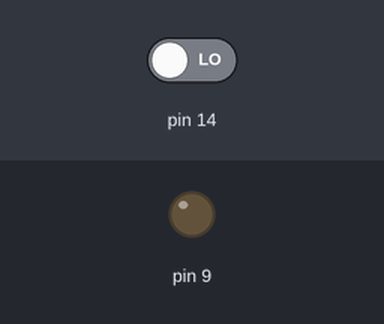
A sketch run on a simulated Arduino Uno, built with avr-gcc and run on an emulated ATmega328P. Parts: output pins drawn as LEDs (lit = HIGH). The inputs (shaded band) are chosen by the test bench; at power-on: pin 14 LOW.

Above: at 1.2 s.
1.3 s: pin 14 driven HIGH
At 2.0 s:
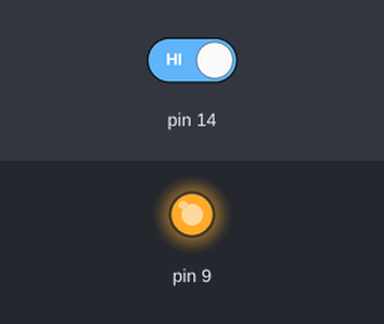
Timing chart, 0 to 4.3 s (numbered marks = the images above; inputs shaded):
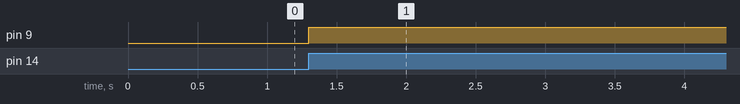

The sketch:

stateBaseAlarm.ino
```cpp
// Code for App: StateBasedAlarm
// Pin Allocation for StateBasedAlarm

void setup() {
    pinMode(14, INPUT);
    pinMode(9, OUTPUT);
    digitalWrite(9, LOW);
}

void ledOff() {
    if (digitalRead(14) == HIGH) {
        ledOn();
    }
}

void ledOn() {
    digitalWrite(9, HIGH);
    delay(500);
    waitForOff();
}

void waitForOff() {
    if (digitalRead(14) == HIGH) {
        ledOff();
    }
}

void loop() {
  ledOff();
}
```

Measured:
- after the input at 1.3 s, pin 9: LOW → HIGH at once
